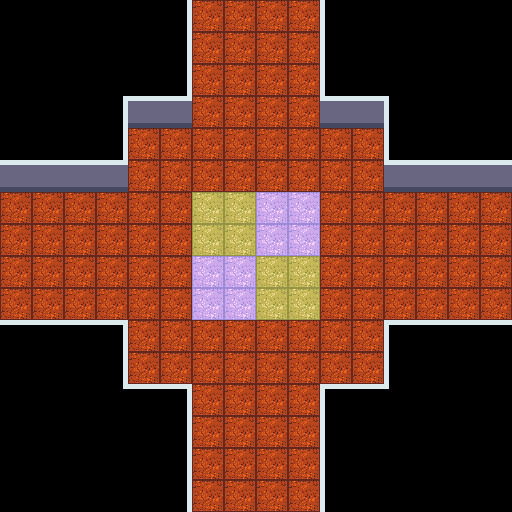

Tiled map render using the project's own tile images. Description and the whole map definition, tile-layer contents included, below:
An orthogonal 16x16 tile map with 32x32 px tiles, 1 tile layer (Tile Layer 1) and 10 objects.

<map version="1.10" tiledversion="1.10.0" orientation="orthogonal" renderorder="right-down" width="16" height="16" tilewidth="32" tileheight="32" infinite="0" nextlayerid="6" nextobjectid="14">
 <tileset firstgid="1" source="../tileset/prefab1.tsx" />
 <layer id="1" name="Tile Layer 1" width="16" height="16">
  <data encoding="csv">
0,0,0,0,0,9,26,26,26,26,11,0,0,0,0,0,
0,0,0,0,0,9,26,26,26,26,11,0,0,0,0,0,
0,0,0,0,0,9,26,26,26,26,11,0,0,0,0,0,
0,0,0,9,2,2,26,26,26,26,2,2,11,0,0,0,
0,0,0,9,26,26,26,26,26,26,26,26,11,0,0,0,
2,2,2,2,26,26,26,26,26,26,26,26,2,2,2,2,
26,26,26,26,26,26,10,10,25,25,26,26,26,26,26,26,
26,26,26,26,26,26,10,10,25,25,26,26,26,26,26,26,
26,26,26,26,26,26,25,25,10,10,26,26,26,26,26,26,
26,26,26,26,26,26,25,25,10,10,26,26,26,26,26,26,
18,18,18,5,26,26,26,26,26,26,26,26,4,18,18,18,
0,0,0,9,26,26,26,26,26,26,26,26,11,0,0,0,
0,0,0,17,18,5,26,26,26,26,4,18,19,0,0,0,
0,0,0,0,0,9,26,26,26,26,11,0,0,0,0,0,
0,0,0,0,0,9,26,26,26,26,11,0,0,0,0,0,
0,0,0,0,0,9,26,26,26,26,11,0,0,0,0,0
</data>
 </layer>
 <objectgroup id="2" name="HINT">
  <object id="1" x="0" y="192">
   <properties>
    <property name="for" value="LEFT" />
    <property name="size" type="int" value="4" />
   </properties>
   <point />
  </object>
  <object id="2" x="512" y="192">
   <properties>
    <property name="for" value="RIGHT" />
    <property name="size" type="int" value="4" />
   </properties>
   <point />
  </object>
  <object id="3" x="192" y="512">
   <properties>
    <property name="for" value="BOTTOM" />
    <property name="size" type="int" value="4" />
   </properties>
   <point />
  </object>
  <object id="4" x="192" y="0">
   <properties>
    <property name="for" value="TOP" />
    <property name="size" type="int" value="4" />
   </properties>
   <point />
  </object>
 </objectgroup>
 <objectgroup color="#55ff00" id="3" name="PAPERS">
  <object id="5" x="160" y="160">
   <point />
  </object>
  <object id="6" x="352" y="160">
   <point />
  </object>
  <object id="7" x="352" y="352">
   <point />
  </object>
  <object id="8" x="160" y="352">
   <point />
  </object>
 </objectgroup>
 <objectgroup color="#000000" id="5" name="ENEMIES">
  <object id="13" x="192" y="320">
   <point />
  </object>
 </objectgroup>
 <objectgroup color="#ff0000" id="4" name="POWERS">
  <object id="12" x="256" y="256">
   <point />
  </object>
 </objectgroup>
</map>
